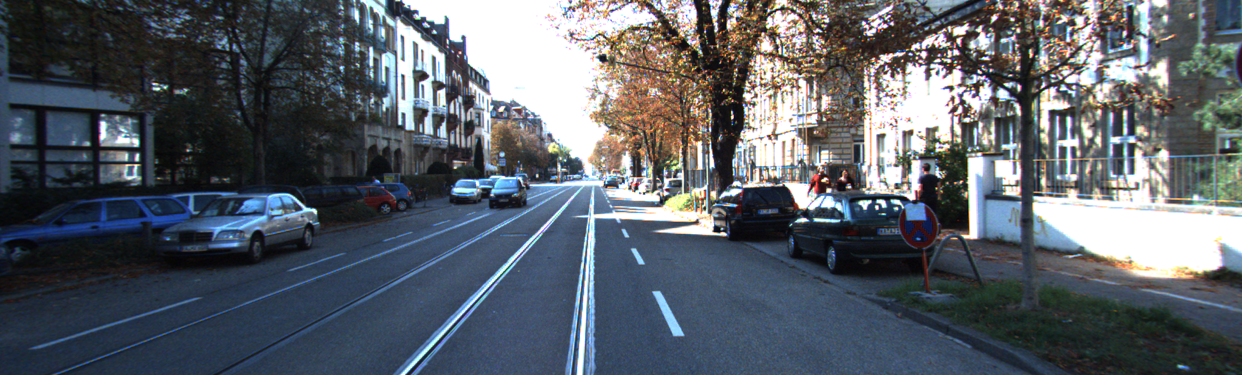
#> input picture CV/stereovision/left.png, 1242 x 375 px
$ jupyter execute --allow-errors TP3-Etudiants.ipynb
#> lines starting #> are read from the running program, lines starting #| are printed output that depends on the picture
# TP: Stéréovision

Dans ce TP, vous allez réaliser un mini pipeline stéréovision pour l'estimation de la amtrice fondamentale et matching. Nous ferons comme sur le TP précédent. Chauqe brique du code sera ecrite graduellement puis vous combinerez tout à la fin.

## 1. Import des packages:

Comme d'hab, on importe le nécessaire

[cell 1]
import numpy as np
import cv2 as cv
import matplotlib.pyplot as plt
import pysift

## 2. Seulement deux images cette fois

Importez et affichez en niveaux de gris les deux images de droite et gauche.

[cell 2]
# A compléter
## Code here
path_base = 'stereovision/'
img1 = cv.imread(path_base+'left.png',-1)
#> img1 is the input picture: shape (375, 1242, 3); mean B, G, R 103.3, 95.6, 89.2
img1 = cv.cvtColor(img1, cv.COLOR_BGR2GRAY)
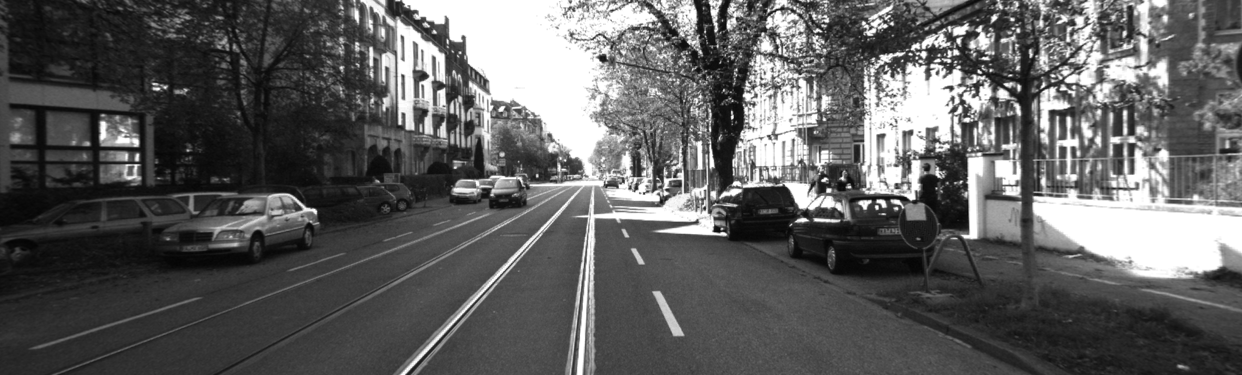
#> img1: shape (375, 1242); min 4, max 255, mean 94.5

img2 = cv.imread(path_base+'right.png',-1)
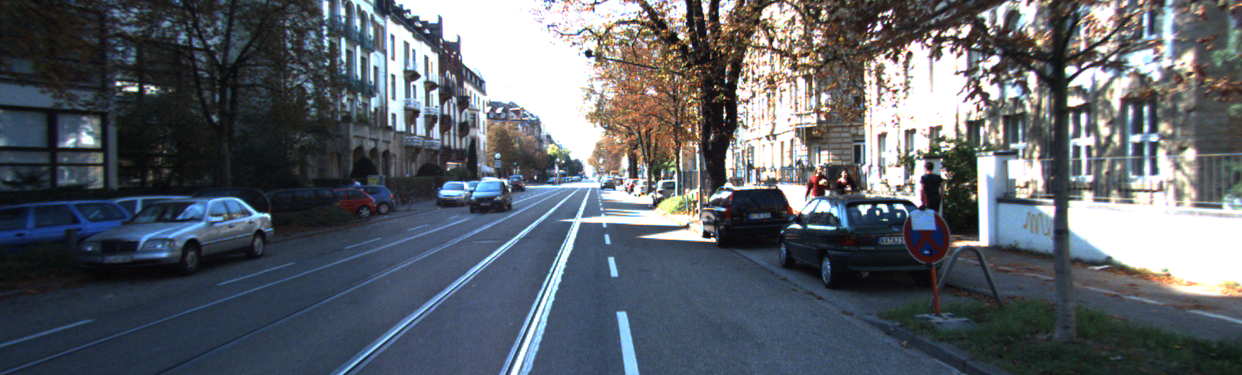
#> input picture CV/stereovision/right.png, 1242 x 375 px
#> img2 is the input picture: shape (375, 1242, 3); mean B, G, R 105.2, 97.9, 92.3
img2 = cv.cvtColor(img2, cv.COLOR_BGR2GRAY)
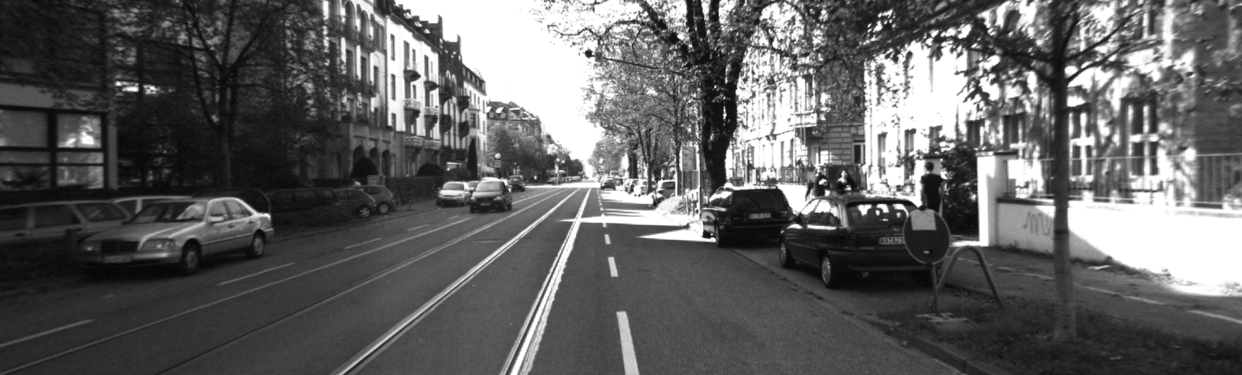
#> img2: shape (375, 1242); min 5, max 255, mean 97.1

plt.figure(figsize=(14, 10))
plt.subplot(1,2,1)
plt.imshow(img1, 'gray')
plt.axis(False)
plt.title("left")
plt.subplot(1,2,2)
plt.imshow(img2, 'gray')
plt.axis(False)
plt.title("right")
plt.show()
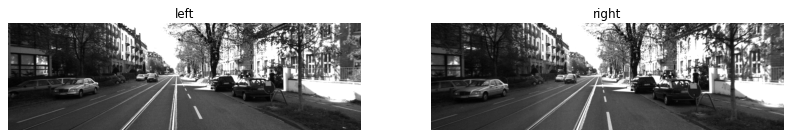
#> figure drawn by matplotlib, 2 panels
